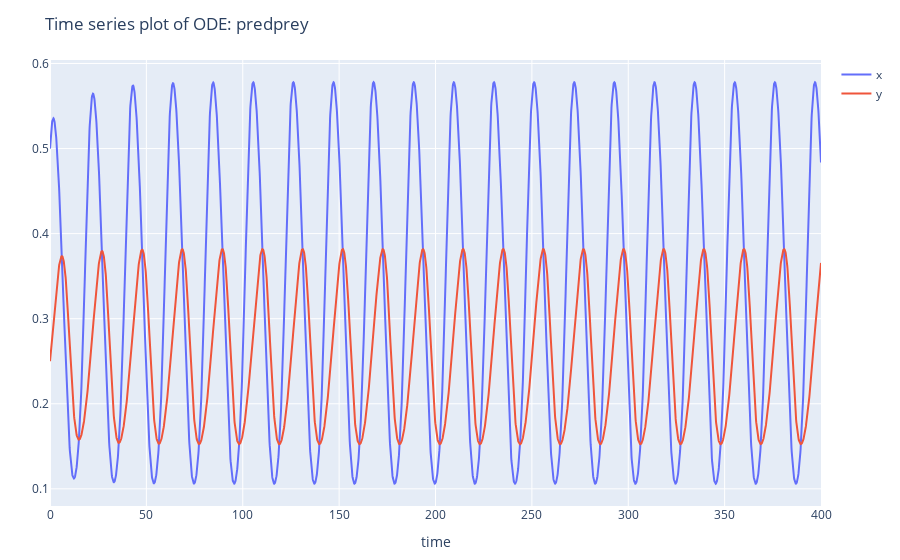

The notebook cell saved with this chart:
### Markdown cell above
We will conduct analysis on the predator prey system, a version of the Lokta-Volterra equations.

### Code cell
t = 0:0.1:400
u0 = [.5 .25]

plot_ode(predprey, u0, t, ["x" "y"])

### Figure 1 — Plotly figure (JSON) as saved in the notebook; plotly's stock layout.template omitted (floating-point values rounded to 4 significant figures; data arrays with more than 128 entries replaced by an {"elided": "..."} marker saying what was removed)
{"data": [{"mode": "lines", "name": "x", "showlegend": true, "type": "scatter", "x": {"elided": "4001 float values"}, "y": {"elided": "4001 float values"}}, {"mode": "lines", "name": "y", "showlegend": true, "type": "scatter", "x": {"elided": "4001 float values"}, "y": {"elided": "4001 float values"}}], "layout": {"margin": {"b": 50, "l": 50, "r": 50, "t": 60}, "title": "Time series plot of ODE: predprey", "xaxis": {"title": {"text": "time"}}}}
